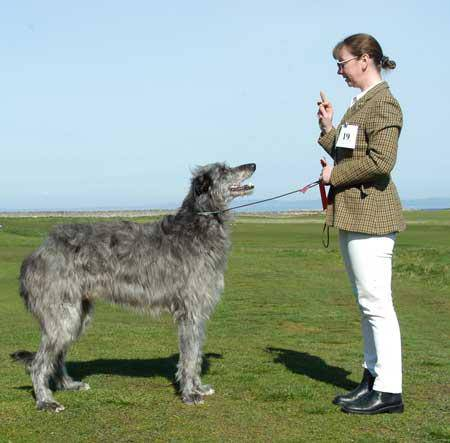
#> input picture train/01e787576c003930f96c966f9c3e1d44.jpg, 450 x 443 px, found by its file name; its folder holds 4 pictures in this run
$ python pillow_resize_script.py
#> lines starting #> are read from the running program, lines starting #| are printed output that depends on the picture
# noinspection PyUnresolvedReferences
from PIL import Image
import os

#This should point to the base directory of all the data:
pathString = os.path.join("C:", os.sep, "Users", "Nicholas", "Documents", "CS4342", "CS4342_Dog_Breed_Identification")
resized_directory = os.path.join(pathString, "resized")
resizeWidth = 200
resizeHeight = 200
limit = None;

count = 0;
for image_file in os.listdir(os.path.join(pathString, "train")):
    try:
        with Image.open(os.path.join(pathString, "train", image_file)) as im:
#> im is the input picture: PIL image 450x443 RGB; mean R, G, B 148.6, 163.4, 148.7
            resized = im.resize((resizeWidth, resizeHeight));
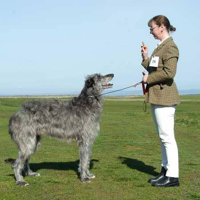
#> resized: PIL image 200x200 RGB; mean R, G, B 148.6, 163.4, 148.7
            resized.save(os.path.join(resized_directory, image_file), "JPEG")
            count = count + 1;
    except IOError as e:
        print("Error resizing image: ", e)

    if limit is not None and (count >= limit):
        break
#> pass 2 of the loop `for image_file in os.listdir(os.path.join(pathString, "train")):`:
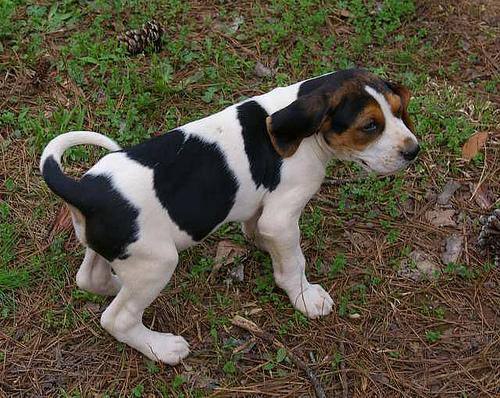
#> input picture train/03b7320cf8054e57b499e01d1cde0644.jpg, 500 x 398 px, found by its file name
#> im is the input picture: PIL image 500x398 RGB; mean R, G, B 87.3, 80.3, 62.8
#> `resized = im.resize((resizeWidth, resizeHeight));`:
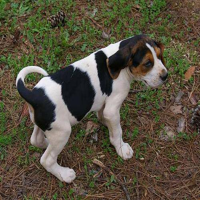
#> resized: PIL image 200x200 RGB; mean R, G, B 87.3, 80.3, 62.8
#> pass 3 of the loop `for image_file in os.listdir(os.path.join(pathString, "train")):`:
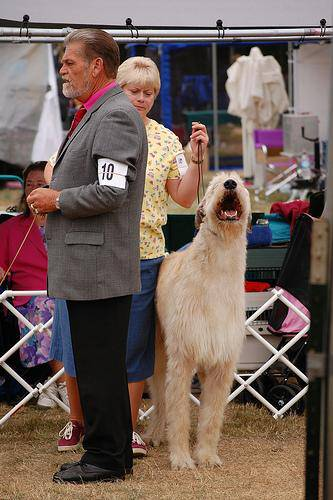
#> input picture train/03dd99e068f1f2283011cc305f5aaa9f.jpg, 333 x 500 px, found by its file name
#> im is the input picture: PIL image 333x500 RGB; mean R, G, B 115.1, 96.8, 89.7
#> `resized = im.resize((resizeWidth, resizeHeight));`:
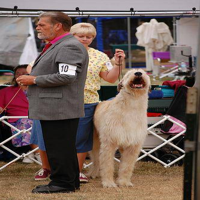
#> resized: PIL image 200x200 RGB; mean R, G, B 115.1, 96.8, 89.7
#> the loop made 4 passes; the first 3 are shown

print("Done! ", count," images resized to ", resizeWidth, "x", resizeHeight)
print("Saved to: ", resized_directory)
